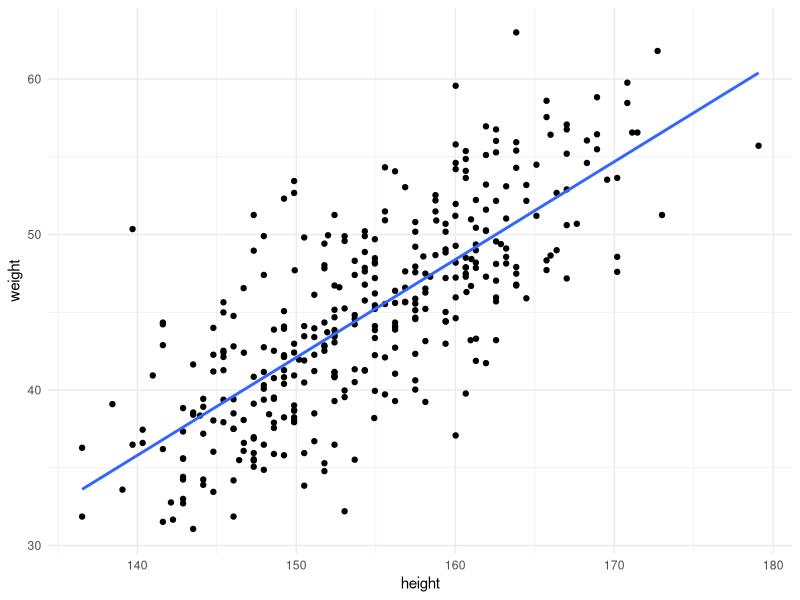
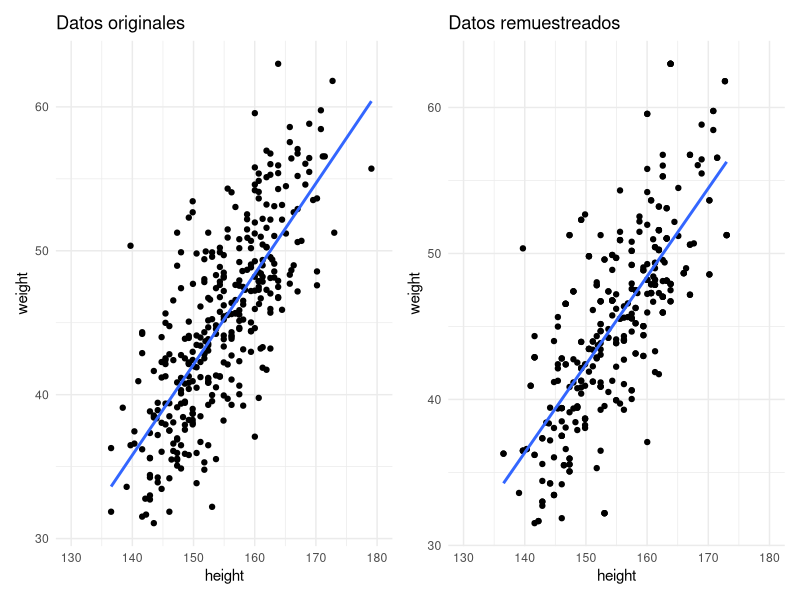
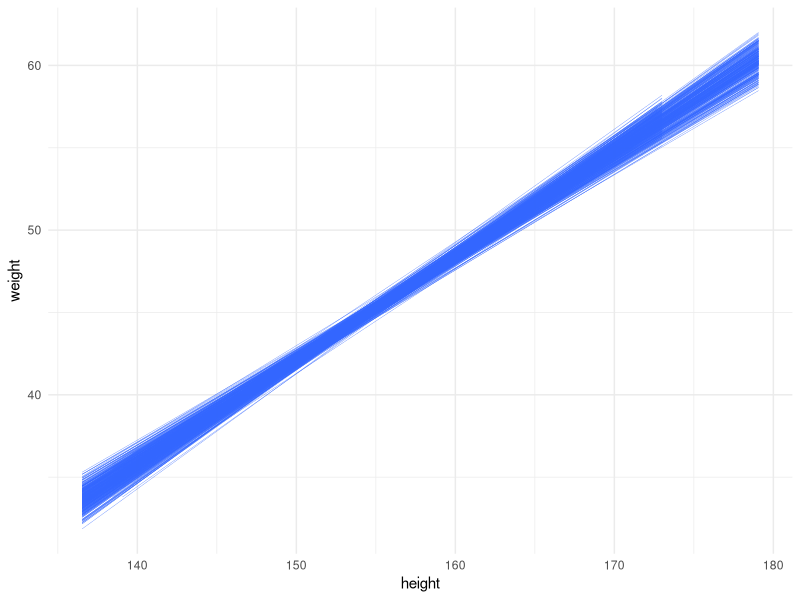
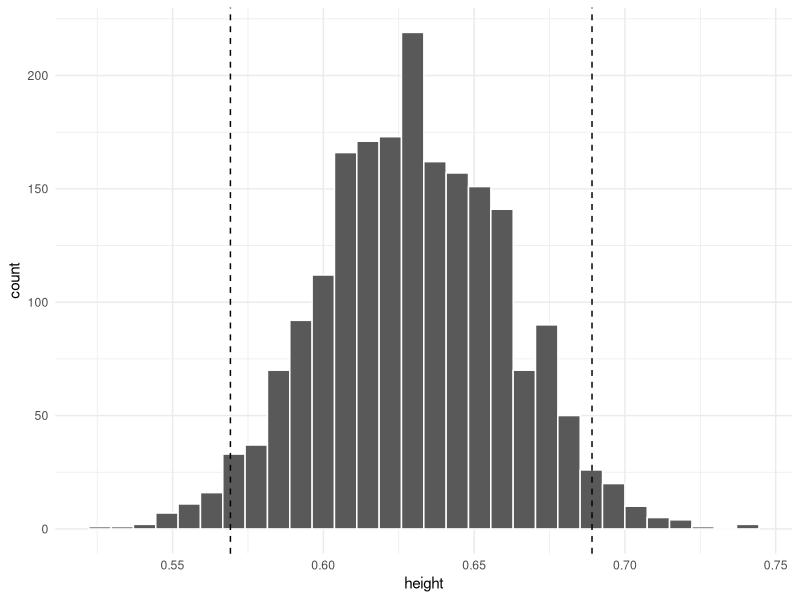
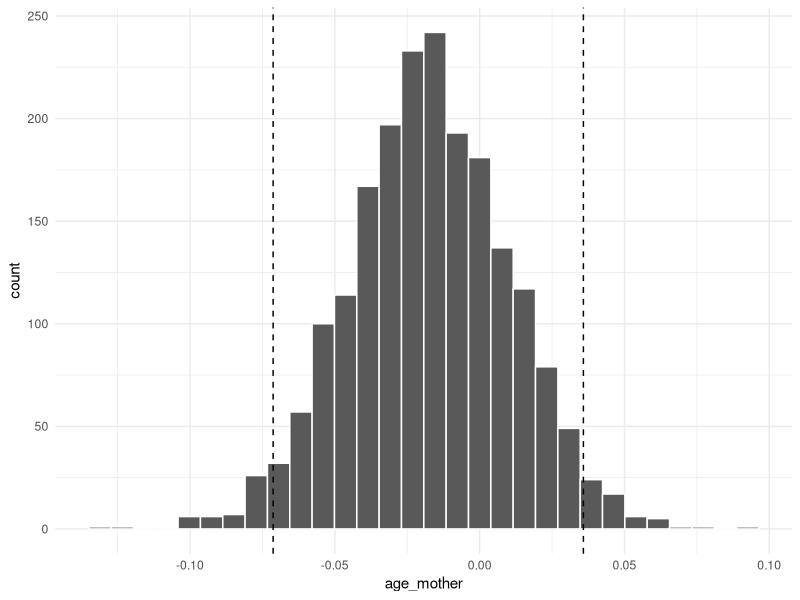
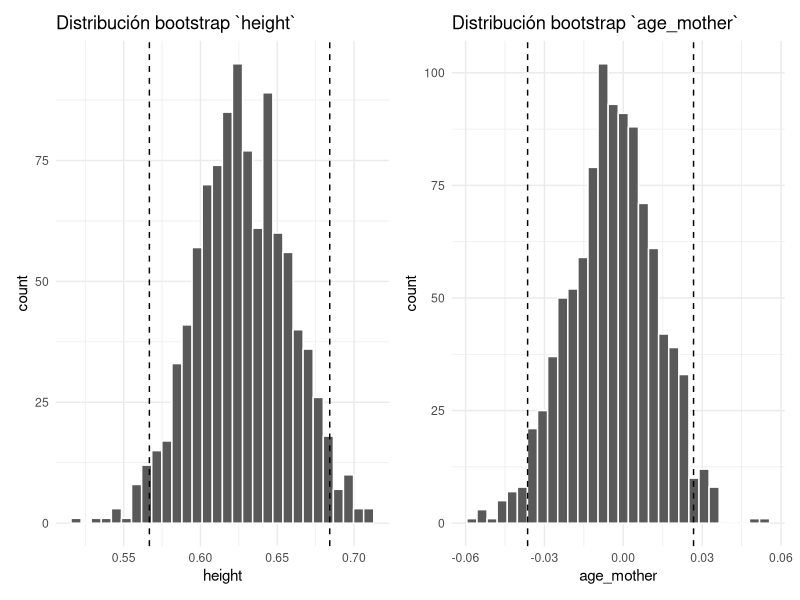

Here is the R script that generated these plots, in order: (Note: a time limit stopped this script after it produced the figures.)
## ---- chunk 1
knitr::opts_chunk$set(echo = TRUE)
## ---- chunk 2
knitr::opts_chunk$set(echo=TRUE, message=FALSE, warning=FALSE, collapse=TRUE, highlight=TRUE, paged.print=FALSE, prompt=TRUE, strip.white=FALSE, tidy = TRUE)
## ---- chunk 3
library(tidyverse)
library(broom)
library(car)
library(patchwork)

## ---- chunk 4
df <- read_csv('./data/pesos.csv')


df <- df %>%
        mutate(male = as.factor(case_when(male == 0 ~ "No", TRUE ~ "Yes")))

df_mayores <- df %>%
        filter(age >= 18)


df_mayores %>% 
        ggplot(aes(x = height, y = weight)) + 
        geom_point() +
        geom_smooth(method = "lm", se = FALSE) + 
        theme_minimal()

## ---- chunk 5
lm <- lm(weight ~ height, data = df_mayores)
tidy(lm)
## ---- chunk 6
set.seed(16)
df_mayores %>% 
        ggplot(aes(x = height, y = weight)) + 
        geom_point() +
        geom_smooth(method = "lm", se = FALSE) +
        xlim(130,180) + 
        theme_minimal() + 
        labs(title='Datos originales') +
        
df_mayores %>%
        sample_n(352, replace=TRUE) %>%
        ggplot(aes(x = height, y = weight)) + 
        geom_point() +
        geom_smooth(method = "lm", se = FALSE) + 
        xlim(130,180) + 
        theme_minimal() +
        labs(title='Datos remuestreados')
        
## ---- chunk 7
b <- ggplot()

for(i in 1:500){
      s <- df_mayores %>%
        slice_sample(n=352, replace=TRUE)
      
      b <- b + 
              geom_smooth(aes(x = height, y = weight), size=0.1, alpha=0.1, data=s, method="lm", se=FALSE) +
              theme_minimal()

}
print(b)
## ---- chunk 8
cc1 <- tibble()

for (i in seq_along(1:2000)){
        c <- df_mayores %>%
                slice_sample(n=352, replace=TRUE) %>%
                lm(weight ~ height, data = .) %>%
                coef(.) %>%
                as_tibble_row() %>%
                mutate(id_sample = i)
        
        cc1 <- cc1 %>%
                bind_rows(c)
}
## ---- chunk 9
cc1 %>%
        ggplot(aes(x=height)) +
                geom_histogram(color='white') + 
                geom_vline(xintercept = quantile(cc1$height, probs=0.025), linetype="dashed") +
                geom_vline(xintercept = quantile(cc1$height, probs=0.975), linetype="dashed") +  
                theme_minimal()
## ---- chunk 10
cc1 %>%
  pivot_longer(cols=-id_sample) %>%
  group_by(name) %>%
  summarise(lim_inf = quantile(value, probs=0.025),
            lim_sup = quantile(value, probs=0.975))
## ---- chunk 11
cc2 <- tibble()
set.seed(123)
for (i in seq_along(1:2000)){
        c <- df_mayores %>%
                slice_sample(n=352, replace=TRUE) %>%
                lm(weight ~ age_mother, data = .) %>%
                coef(.) %>%
                as_tibble_row() %>%
                mutate(id_sample = i)
        
        cc2 <- cc2 %>%
                bind_rows(c)
}
        
cc2 %>%
        ggplot(aes(x=age_mother)) +
                geom_histogram(color='white') + 
                geom_vline(xintercept = quantile(cc2$age_mother, probs=0.025), linetype="dashed") +
                geom_vline(xintercept = quantile(cc2$age_mother, probs=0.975), linetype="dashed") +  
                theme_minimal()
## ---- chunk 12
cc2 %>%
  pivot_longer(cols=-id_sample) %>%
  group_by(name) %>%
  summarise(lim_inf = quantile(value, probs=0.025),
            lim_sup = quantile(value, probs=0.975))
## ---- chunk 13
cc3 <- tibble()
set.seed(123)
for (i in (1:1000)){
        c <- df_mayores %>%
                slice_sample(n=352, replace=TRUE) %>%
                lm(weight ~ height + age_mother, data = .) %>%
                coef(.) %>%
                as_tibble_row() %>%
                mutate(id_sample = i)
        
        cc3 <- cc3 %>%
                bind_rows(c)
}
cc3 %>%
        ggplot(aes(x=height)) +
                geom_histogram(color='white') + 
                geom_vline(xintercept = quantile(cc3$height, probs=0.025), linetype="dashed") +
                geom_vline(xintercept = quantile(cc3$height, probs=0.975), linetype="dashed") +  
                labs(title='Distribución bootstrap `height`') +
                theme_minimal() +

cc3 %>%
        ggplot(aes(x=age_mother)) +
                geom_histogram(color='white') + 
                geom_vline(xintercept = quantile(cc3$age_mother, probs=0.025), linetype="dashed") +
                geom_vline(xintercept = quantile(cc3$age_mother, probs=0.975), linetype="dashed") +  
                labs(title='Distribución bootstrap `age_mother`') +
                theme_minimal()
## ---- chunk 14
cc3 %>%
  pivot_longer(cols=-id_sample) %>%
  group_by(name) %>%
  summarise(lim_inf = quantile(value, probs=0.025),
            lim_sup = quantile(value, probs=0.975))
## ---- chunk 15
df_mayores %>% 
        ggplot(aes(x = height, y = age_mother)) + 
        geom_point() +
        geom_smooth(method = "lm", se = FALSE) +
        xlim(130,180) + 
        theme_minimal()
## ---- chunk 16
lm1 <- df_mayores %>%
  lm(weight ~ age_mother, data = .)

tidy(lm1)
## ---- chunk 17
confint(lm1)
